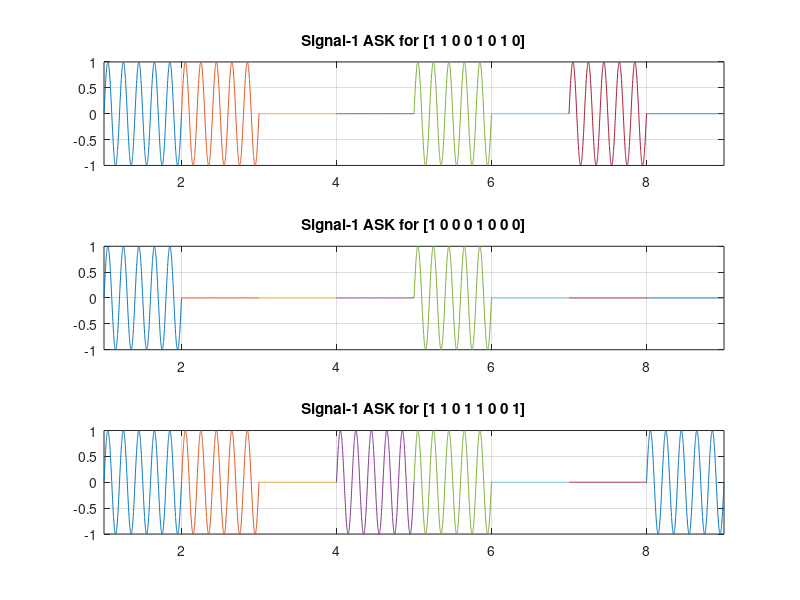
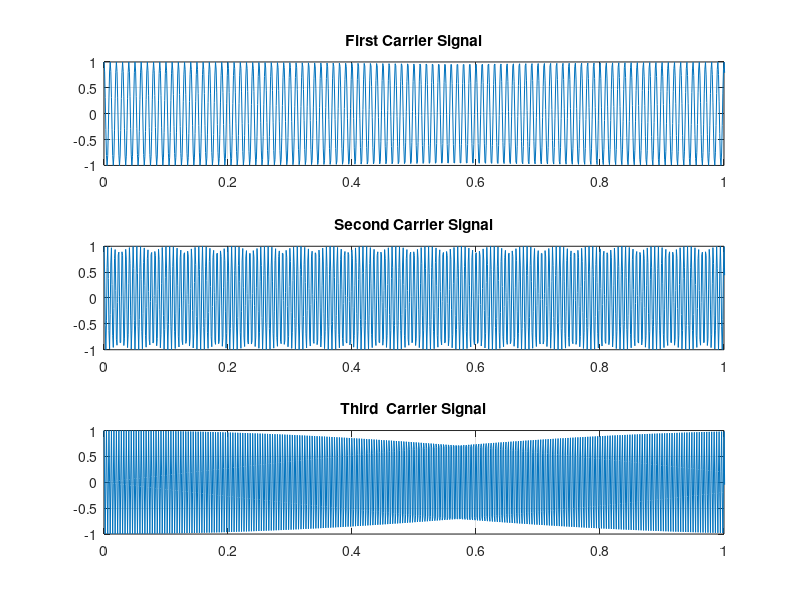
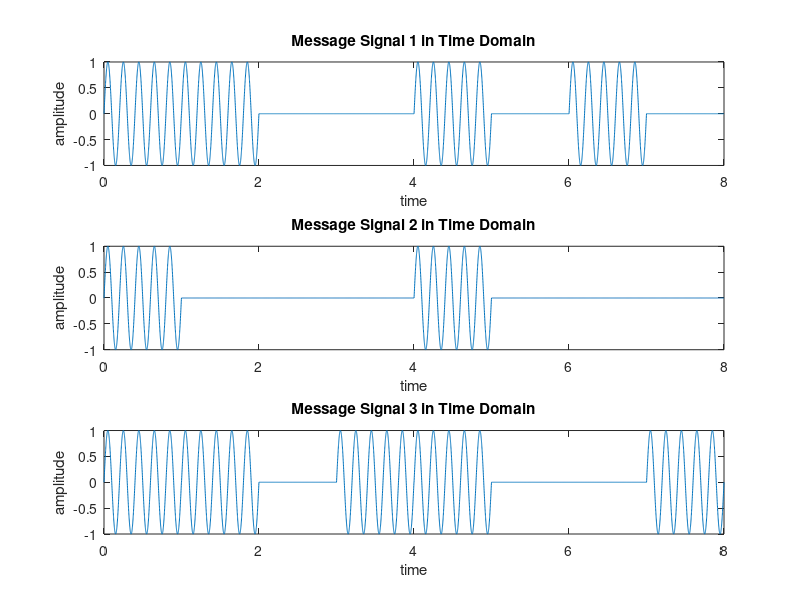
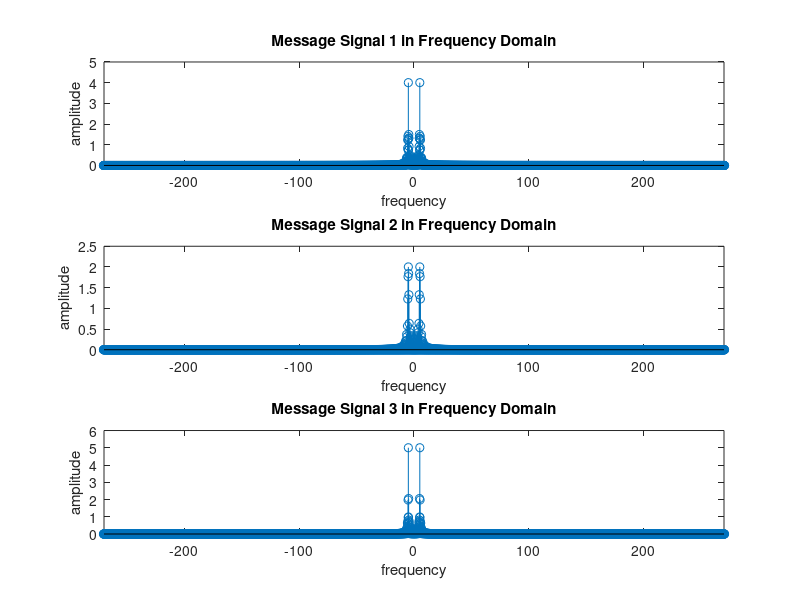

Recreate these plots in MATLAB, in order.
%Signal 1
clc;
clear all;
close all;
f=5;
x1=[1 1 0 0 1 0 1 0] % input signal ;
x2=[1 0 0 0 1 0 0 0] % input signal ;
x3=[1 1 0 1 1 0 0 1] % input signal ;
nx1=size(x1,2);
nx2=size(x2,2);
nx3=size(x3,2);
total_Ask1 = [];
total_Ask2 = [];
total_Ask3 = [];
ask1 = 0;
ask2 = 0;
ask3 = 0;
%first signal
i=1;
while i<nx1+1
 t = i:0.001:i+1;
 
 if x1(i)==1
 ask1=sin(2*pi*f*t);
 
 else
 ask1= zeros(size(t));
 end
 total_Ask1 = [total_Ask1 ask1];
 subplot(3,1,1);
 plot(t,ask1);
 hold on;
 grid on;
 axis([1 9 -1 1]);
 title('Signal-1 ASK for [1 1 0 0 1 0 1 0]')
 i=i+1;
end


%second signal
i=1;
while i<nx2+1
 t = i:0.001:i+1;
 
 if x2(i)==1
 ask2=sin(2*pi*f*t);
 
 else
 ask2 = zeros(size(t));
 end
 total_Ask2 = [total_Ask2 ask2];
 subplot(3,1,2);
 plot(t,ask2);
 hold on;
 grid on;
 axis([1 9 -1 1]);
 title('Signal-1 ASK for [1 0 0 0 1 0 0 0]')
 i=i+1;
end


%third signal
i=1;
while i<nx3+1
 t = i:0.001:i+1;
 
 if x3(i)==1
 ask3=sin(2*pi*f*t);
 
 else
 ask3 = zeros(size(t));
 end
 total_Ask3 = [total_Ask3 ask3];
 subplot(3,1,3);
 plot(t,ask3);
 hold on;
 grid on;
 axis([1 9 -1 1]);
 title('Signal-1 ASK for [1 1 0 1 1 0 0 1]')
 i=i+1;
end

m1 = total_Ask1;
m2 = total_Ask2;
m3 = total_Ask3;

fs = 1000; %Sampling Frequency
%%
%% Carrier Signal Generation
t1 = linspace(0, nx1, length(total_Ask1));
Cm1 = 1; %Amplitude of First Carrier Signal
fc1 = 100; %Frequency of First Carrier Signal
c1 = Cm1*cos(2*pi*fc1*t1); % First Carrier Signal
t2 = linspace(0, nx2, length(total_Ask2));
Cm2 = 1; %Amplitude of Second Carrier Signal
fc2 = 170; %Frequency of Second Carrier Signal
c2 = Cm2*cos(2*pi*fc2*t2); % Second Carrier Signal
t3 = linspace(0, nx3, length(total_Ask3));
Cm3 = 1; %Amplitude of Third Carrier Signal
fc3 = 250; %Frequency of Third Carrier Signal
c3 = Cm3*cos(2*pi*fc3*t3); % Third Carrier Signal

figure
subplot(3,1,1);
plot(t1,c1);
hold on;
grid on;
axis([-0 1 -1 1]);
title('First Carrier Signal')
 
subplot(3,1,2);
plot(t2,c2);
hold on;
grid on;
axis([-0 1 -1 1]);
title('Second Carrier Signal')
 
subplot(3,1,3);
plot(t3,c3);
hold on;
grid on;
axis([-0 1 -1 1]);
title('Third  Carrier Signal')

%% Composite Signal Generation
x = (m1).*c1+(m2).*c2+(m3).*c3;

%%%% Plotting the Signals in Time-Domain and Frequency-Domain
figure
subplot(3,1,1)
plot(t1,m1)
xlabel('time')
ylabel('amplitude')
title('Message Signal 1 in Time Domain')
%ylim([-Am1 Am1])
subplot(3,1,2)
plot(t2,m2)
xlabel('time')
ylabel('amplitude')
title('Message Signal 2 in Time Domain')
%ylim([-Am2 Am2])
subplot(3,1,3)
plot(t3,m3)
xlabel('time')
ylabel('amplitude')
title('Message Signal 3 in Time Domain')
%ylim([-Am3 Am3])
M1 = abs(fftshift(fft(m1)))/(fs/2); %Fourier Transformation of m1
M2 = abs(fftshift(fft(m2)))/(fs/2); %Fourier Transformation of m2
M3 = abs(fftshift(fft(m3)))/(fs/2); %Fourier Transformation of m3
X = abs(fftshift(fft(x)))/(fs/2); %Fourier Transformation of x
% Calculate the length of the Fourier-transformed signals
N = length(M3); % Assuming M1, M2, and M3 have the same length
% Generate the frequency vector based on the length of the signals
f2 = fs/2*linspace(-1, 1, N);
figure
subplot(3,1,1)
stem(f2,M1)
xlabel('frequency')
ylabel('amplitude')
title('Message Signal 1 in Frequency Domain')
xlim([-270 270])
subplot(3,1,2)
stem(f2,M2)
xlabel('frequency')
ylabel('amplitude')
title('Message Signal 2 in Frequency Domain')
xlim([-270 270])
subplot(3,1,3)
stem(f2,M3)
xlabel('frequency')
ylabel('amplitude')
title('Message Signal 3 in Frequency Domain')
xlim([-270 270])
figure
subplot(2,1,1)
plot(t1,x)
xlabel('time')
ylabel('amplitude')
title('Composite Signal in Time Domain')
subplot(2,1,2)
stem(f2,X)
xlabel('frequency')
ylabel('amplitude')
title('Composite Signal in Frequency Domain')

%%SNR
figure
Rec1 = awgn(total_Ask1, 10);
subplot(3,1,1);
plot(t1, Rec1);
axis([0 1*length(x1) -2 2]);
xlabel('Time(sec)');
ylabel('Amplitude(volt)');
title('Demultiplexed ASK - 1 Signal');

Rec2 = awgn(total_Ask2, 10);
subplot(3,1,2);
plot(t1, Rec2);
axis([0 1*length(x2) -2 2]);
xlabel('Time(sec)');
ylabel('Amplitude(volt)');
title('Demultiplexed ASK - 2 Signal');

Rec3 = awgn(total_Ask3, 10);
subplot(3,1,3);
plot(t1, Rec3);
axis([0 1*length(x3) -2 2]);
xlabel('Time(sec)');
ylabel('Amplitude(volt)');
title('Demultiplexed ASK - 3 Signal');

%% Passing the Composite Signal Through Bandpass Filter
[num1, den1] = butter(5, [(fc1-f-6)/(fs/2),(fc1+f+6)/(fs/2)]);
%Butterworth Filter Window Determining for Bandpass Filter
bpf1 = filter(num1,den1,x); %Filtering is done here
[num2, den2] = butter(5, [(fc2-f-6)/(fs/2),(fc2+f+6)/(fs/2)]);
%Butterworth Filter Window Determining for Bandpass Filter
bpf2 = filter(num2,den2,x); %Filtering is done here
[num3, den3] = butter(5, [(fc3-f-6)/(fs/2),(fc3+f+6)/(fs/2)]);
%Butterworth Filter Window Determining for Bandpass Filter
bpf3 = filter(num3,den3,x); %Filtering is done here

%% Mixing
z1 = 2*bpf1.*c1;
z2 = 2*bpf2.*c2;
z3 = 2*bpf3.*c3;


%% Passing the Mixed Signals Through Lowpass Filter
[num4, den4] = butter(5, (f+3)/(fs/2)); %Low pass filter ismade here
rec1 = filter(num4,den4,z1); %Filtering is done here
[num5, den5] = butter(5, (f+3)/(fs/2)); %Low pass filter ismade here
rec2 = filter(num5,den5,z2); %Filtering is done here
[num6, den6] = butter(5, (f+3)/(fs/2)); %Low pass filter is made here
rec3 = filter(num6,den6,z3); %Filtering is done here
%% Plotting the Received Signals in Time-Domain and Frequency Domain
figure
subplot(3,1,1)
plot(t1,rec1)
xlabel('time')
ylabel('amplitude')
title('received signal 1 in time domain')
%ylim([-Am1 Am1])
subplot(3,1,2)
plot(t2,rec2)
xlabel('time')
ylabel('amplitude')
title('received signal 2 in time domain')
%ylim([-Am2 Am2])
subplot(3,1,3)
plot(t3,rec3)
xlabel('time')
ylabel('amplitude')
title('received signal 3 in time domain')
%ylim([-Am3 Am3])
R1 = abs(fftshift(fft(rec1)))/(fs/2); %Fourier Transformation isdone here
R2 = abs(fftshift(fft(rec2)))/(fs/2); %Fourier Transformation isdone here
R3 = abs(fftshift(fft(rec3)))/(fs/2); %Fourier Transformation isdone here
figure
subplot(3,1,1)
stem(f2,R1)
xlabel('frequency')
ylabel('amplitude')
title('received signal 1 in frequency domain')
xlim([-270 270])
subplot(3,1,2)
stem(f2,R2)
xlabel('frequency')
ylabel('amplitude')
title('received signal 2 in frequency domain')
xlim([-270 270])
subplot(3,1,3)
stem(f2,R3)
xlabel('frequency')
ylabel('amplitude')
title('received signal 3 in frequency domain')
xlim([-270 270])


%Analog to Digital Conversion

% Levels for Quantization
L = 8;

samp_sig = Rec1;
samp_sig1 = Rec2;
samp_sig2 = Rec3;
% Quantizing
delta = (max(samp_sig) - min(samp_sig)) / (L-1); % step size
quant_sig = min(samp_sig) + round((samp_sig - min(samp_sig)) / delta)* delta; % quantized signal 
delta1 = (max(samp_sig1) - min(samp_sig1)) / (L-1); % step size
quant_sig1 = min(samp_sig1) + round((samp_sig1 - min(samp_sig1)) / delta1)* delta1;
delta2 = (max(samp_sig2) - min(samp_sig2)) / (L-1); % step size
quant_sig2 = min(samp_sig2) + round((samp_sig2 - min(samp_sig2)) / delta2)* delta2;



